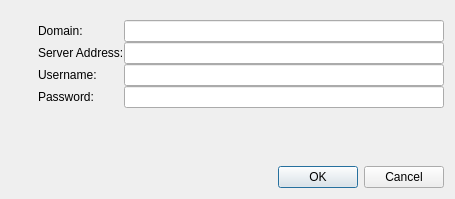
<?xml version="1.0" encoding="UTF-8"?>
<ui version="4.0">
 <class>dialogConnection</class>
 <widget class="QDialog" name="dialogConnection">
  <property name="geometry">
   <rect>
    <x>0</x>
    <y>0</y>
    <width>455</width>
    <height>199</height>
   </rect>
  </property>
  <property name="sizePolicy">
   <sizepolicy hsizetype="Fixed" vsizetype="Fixed">
    <horstretch>0</horstretch>
    <verstretch>0</verstretch>
   </sizepolicy>
  </property>
  <property name="windowTitle">
   <string>Connection</string>
  </property>
  <layout class="QGridLayout" name="gridLayout_2">
   <property name="topMargin">
    <number>20</number>
   </property>
   <property name="horizontalSpacing">
    <number>20</number>
   </property>
   <item row="0" column="1">
    <layout class="QGridLayout" name="gridLayout">
     <item row="0" column="1">
      <widget class="QLineEdit" name="editDomain"/>
     </item>
     <item row="1" column="0">
      <widget class="QLabel" name="label_2">
       <property name="text">
        <string>Server Address:</string>
       </property>
      </widget>
     </item>
     <item row="1" column="1">
      <widget class="QLineEdit" name="editHost"/>
     </item>
     <item row="2" column="0">
      <widget class="QLabel" name="label_3">
       <property name="text">
        <string>Username:</string>
       </property>
      </widget>
     </item>
     <item row="2" column="1">
      <widget class="QLineEdit" name="editUser"/>
     </item>
     <item row="3" column="0">
      <widget class="QLabel" name="label_4">
       <property name="text">
        <string>Password:</string>
       </property>
      </widget>
     </item>
     <item row="3" column="1">
      <widget class="QLineEdit" name="editPassword">
       <property name="echoMode">
        <enum>QLineEdit::Password</enum>
       </property>
      </widget>
     </item>
     <item row="0" column="0">
      <widget class="QLabel" name="label">
       <property name="text">
        <string>Domain:</string>
       </property>
      </widget>
     </item>
    </layout>
   </item>
   <item row="2" column="1">
    <widget class="QDialogButtonBox" name="buttonBox">
     <property name="orientation">
      <enum>Qt::Horizontal</enum>
     </property>
     <property name="standardButtons">
      <set>QDialogButtonBox::Cancel|QDialogButtonBox::Ok</set>
     </property>
    </widget>
   </item>
   <item row="1" column="1">
    <widget class="QLabel" name="labelWarning">
     <property name="styleSheet">
      <string notr="true">color: red;</string>
     </property>
     <property name="text">
      <string/>
     </property>
    </widget>
   </item>
   <item row="0" column="0">
    <widget class="QLabel" name="label_5">
     <property name="text">
      <string/>
     </property>
     <property name="pixmap">
      <pixmap resource="data.qrc">:/icons/internet128.png</pixmap>
     </property>
    </widget>
   </item>
  </layout>
 </widget>
 <tabstops>
  <tabstop>buttonBox</tabstop>
 </tabstops>
 <resources>
  <include location="data.qrc"/>
 </resources>
 <connections>
  <connection>
   <sender>buttonBox</sender>
   <signal>accepted()</signal>
   <receiver>dialogConnection</receiver>
   <slot>accept()</slot>
   <hints>
    <hint type="sourcelabel">
     <x>248</x>
     <y>254</y>
    </hint>
    <hint type="destinationlabel">
     <x>157</x>
     <y>274</y>
    </hint>
   </hints>
  </connection>
  <connection>
   <sender>buttonBox</sender>
   <signal>rejected()</signal>
   <receiver>dialogConnection</receiver>
   <slot>reject()</slot>
   <hints>
    <hint type="sourcelabel">
     <x>316</x>
     <y>260</y>
    </hint>
    <hint type="destinationlabel">
     <x>286</x>
     <y>274</y>
    </hint>
   </hints>
  </connection>
 </connections>
</ui>
